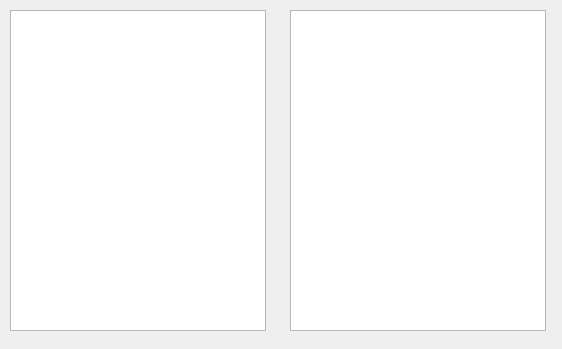
<?xml version="1.0" encoding="UTF-8"?>
<ui version="4.0">
 <class>Dialog</class>
 <widget class="QDialog" name="Dialog">
  <property name="geometry">
   <rect>
    <x>0</x>
    <y>0</y>
    <width>562</width>
    <height>349</height>
   </rect>
  </property>
  <property name="windowTitle">
   <string>Dialog</string>
  </property>
  <widget class="QTreeView" name="treeView">
   <property name="geometry">
    <rect>
     <x>10</x>
     <y>10</y>
     <width>256</width>
     <height>321</height>
    </rect>
   </property>
  </widget>
  <widget class="QListView" name="listView">
   <property name="geometry">
    <rect>
     <x>290</x>
     <y>10</y>
     <width>256</width>
     <height>321</height>
    </rect>
   </property>
  </widget>
 </widget>
 <resources/>
 <connections/>
</ui>
